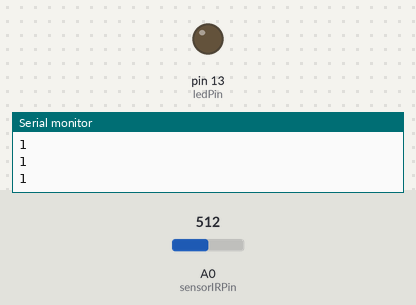
Simulated run of this sketch. Board: Arduino Uno, built with avr-gcc and run on an emulated ATmega328P. On the bench: output pins drawn as LEDs (lit = HIGH), the last lines printed to the serial monitor. The inputs (shaded band) are chosen by the test bench; at power-on: A0 (sensorIRPin) = 512.

Above: at 1.3 s.
1.4 s: A0 (sensorIRPin) set to 630
At 1.7 s:
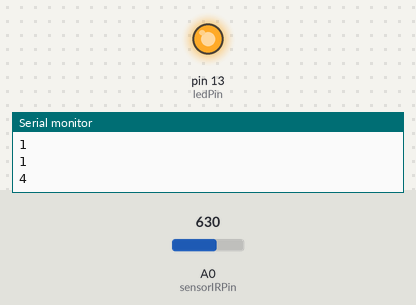
Timing chart, 0 to 4.4 s (numbered marks = the images above; inputs shaded):
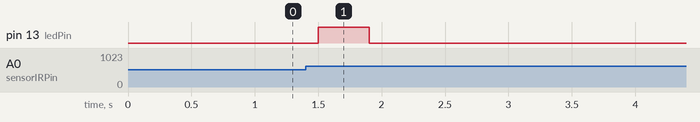

The sketch:

infrared-sensor.ino
```cpp
#include <Math.h>

int sensorIRPin = A0;
int ledPin = 13;

int maxDist = 30;
int minDist = 4;
int maxReading = 620;
int minReading = 150;
double calibration = 1.0 * (maxDist - minDist) / (maxReading - minReading);

int lastDistance = 0;

void setup() {
  Serial.begin(9600);
  pinMode(sensorIRPin, INPUT);
  pinMode(ledPin, OUTPUT);
}

void loop() {
  double sensorIRReading = analogRead(sensorIRPin) * calibration;
  int distance = 30 - sensorIRReading;
  distance = abs(distance);

  Serial.println(distance);
  if (abs(lastDistance - distance) > 1) {
    digitalWrite(ledPin, HIGH);
    delay(400);
    digitalWrite(ledPin, LOW);
    delay(100);
  } else {
    delay(500);
  }
  lastDistance = distance;
}
```

Measured:
- after the input at 1.4 s, pin 13 (ledPin): LOW → HIGH after 0.10 s, → LOW 0.40 s later
